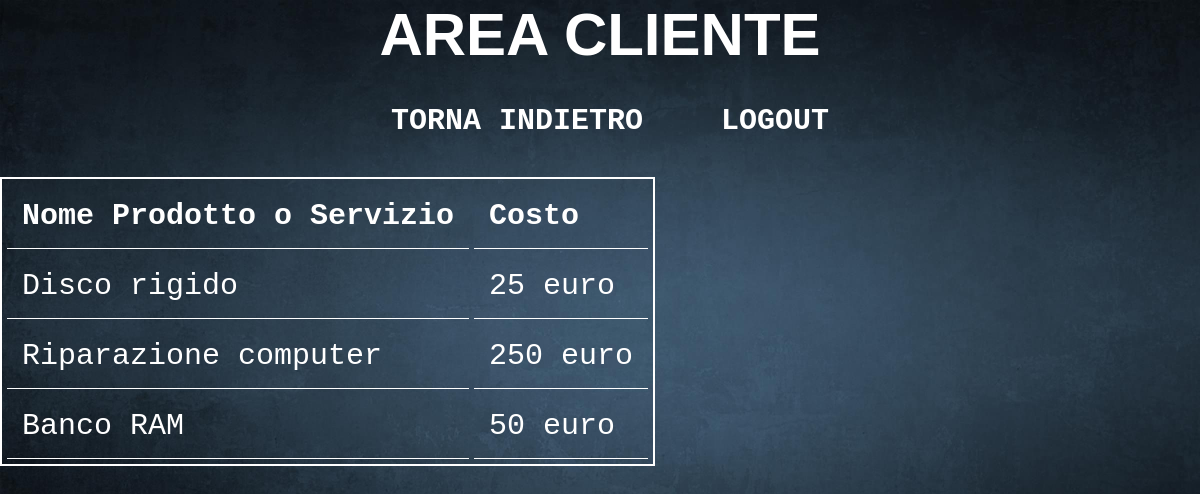
The app's page /carrello.php with its own data.
### tables this page shows
CREATE TABLE `servizi_prodotti` (
  `ID_serv_prod` int(11) NOT NULL,
  `nome_prod_serv` varchar(50) DEFAULT NULL,
  `descrizione` varchar(50) DEFAULT NULL,
  `fk_id_serv_prod` int(11) NOT NULL,
  `disponibilita` varchar(5) DEFAULT '0',
  `costo` varchar(50) DEFAULT NULL,
  `sconto` varchar(50) DEFAULT NULL
);

### carrello.php (the view, shortened to what this page needs)
<html>
<head>
  <link href="stile.css" rel="stylesheet" typr="text/css">
</head>
<header>
<h1>AREA CLIENTE</h1>
<br>
<nav>
  <ul>
    <li><a href="dashboard.php" title="Query">TORNA INDIETRO</a></li>
    <li><a href="logout.php" title="Query">LOGOUT</a></li>
  </nav>
</header>
<body>
<br>
    <?php
        include_once "connessione.php";
        $query = "SELECT nome_prod_serv, costo
                  FROM carrello
                  JOIN servizi_prodotti ON carrello.fk_id_serv_prod = ID_serv_prod;";
        $risultato=$conn->query($query);
        if ($risultato==FALSE)
        {
            echo "Query con errori: <br>";
            echo mysqli_error($conn);
        }
        else
        {
            echo "<table>";
            echo "<tr>";
            echo "<th>Nome Prodotto o Servizio</th> <th>Costo</th>";
            echo"</tr>";
            while ($riga=mysqli_fetch_array($risultato,MYSQLI_ASSOC))
            {
                echo"<tr>";
                echo"<td>".$riga['nome_prod_serv']."</td> <td>".$riga['costo']."</td>";
                echo"</tr>";
            }
            echo"</table><br/><br/>";
        }
    ?>
</body>
</html>

### stile.css (style rules this page uses)
table { border: 2px solid white; border-collapse: separate; border-spacing: 5px; border-style: solid; font-size: 30px; font-family: Verdana, Geneva, Tahoma, sans-serif; }
body { background-image: url("sfondo.jpg"); background-repeat: no-repeat; background-size: 100% 100%; font-size: 30px; font-family: Verdana, Geneva, Tahoma, sans-serif; background-size:cover; }
th, td { padding: 15px; text-align: left; border-bottom: 1px solid white; font-family: "Courier New", Courier, Monospace; }
header { color: white; font-family: "Courier New", Courier, Monospace; }
h1 { color: white; font-family: Verdana, Geneva, Tahoma, sans-serif; text-align: center; font-weight: bold; }
body { color: white; font-family: "Courier New", Courier, Monospace; font-weight: bold; }
nav { display: block; height: 40px; padding-top: 1px; padding-left: 20px; text-align: center; }
nav li { display: inline; margin: 20px; padding: 10px; }
nav ul { display: inline; list-style-type: none; }
a { text-decoration: none; color: white; font-size: 30px; transition: all 0.5s ease-in-out; position: relative; text-transform: uppercase; text-align: center; font-weight: bold; font-family: "Courier New", Courier, Monospace; }
*, *:before, *:after { padding: 0; margin: 0; box-sizing: border-box; }
::placeholder { color: #e5e5e5; }

### records on screen
servizi_prodotti: nome_prod_serv "Disco rigido", costo "25 euro"
servizi_prodotti: nome_prod_serv "Riparazione computer", costo "250 euro"
servizi_prodotti: nome_prod_serv "Banco RAM", costo "50 euro"
